Frame 1 (no input): blank canvas, image omitted
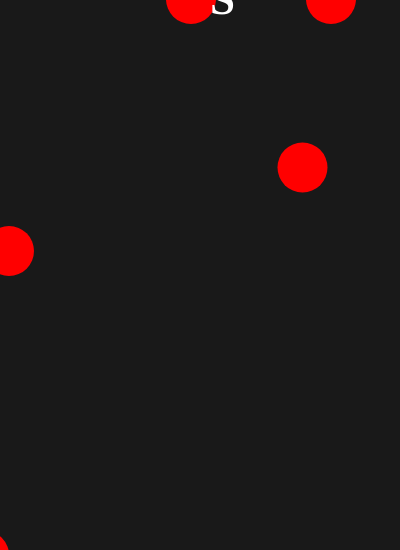
Frame 60 (no input)
Frame 120 (the mouse pressed at the canvas centre since frame 60): identical to frame 60, image omitted

The p5.js sketch that drew this single still picture (run headless with seeded random() and noise() and a simulated clock; from frame 60 on, the mouse is pressed at the canvas centre):

// p5.js sketch
// ── sketch.js
let arBoles = [];
let arBoles2 = [];
let arBoles3 = [];
let arBoles4 = [];
let arBoles5 = [];
let arBoles6 = [];
let arBoles7 = [];
let arBoles8 = [];
let arBoles9 = [];
let arArrayBoles = [];
let arText = [];
let iTimer3;
let iTimer4;
let iTimer6;
let iTimer7;
let iTimeAnimLl;
let bC;
let tC;

function setup() {
  createCanvas(400, 550);
  this.iTimer3 = 0;
  this.iTimer4 = 0;
  this.iTimer6 = 0;
  this.iTimer7 = 0;
  this.iTimeAnimLl = 0;
  this.bC = color(255, 0, 0);
  this.tC = color(255,255,255)
  arArrayBoles.push(arBoles);
  arArrayBoles.push(arBoles2);
  arArrayBoles.push(arBoles3);
  arArrayBoles.push(arBoles4);
  arArrayBoles.push(arBoles5);
  arArrayBoles.push(arBoles6);
  arArrayBoles.push(arBoles7);
  arArrayBoles.push(arBoles8);
  arArrayBoles.push(arBoles9);
  
}

function draw() {
  let bc = color(0, 0, 0, 25);
  let value = alpha(bc);
  fill(value);
  background(value);
  
  this.Primer_Rengla();
  this.Segon_Rengla();
  this.Tercer_Rengla();
  this.Quart_Rengla();
  this.Cinquena_Rengla();
  this.Sexta_Rengla();
  this.Septima_Rengla();
  this.Vuitena_Rengla();
  this.Novena_Rengla();
  
  if(arText.length == 0){  
    this.Crear_Paraula();
  }else{
    this.Moure_Lletres();
  }
}

function mousePressed() {
  this.Reset_Animation();
}

function deviceShaken() {
  this.Reset_Animation()
}

function Crear_Paraula(){
  this.iTimeAnimLl = 0;
  append(arText, new LLetre("S", 210, 540, 45, this.tC, 'Georgia', 0));
  append(arText, new LLetre("E", 170, 485, 45, this.tC, 'Georgia', 20));
  append(arText, new LLetre("C", 210, 430, 45, this.tC, 'Georgia', 40));
  append(arText, new LLetre("N", 170, 375, 45, this.tC, 'Georgia', 60));
  append(arText, new LLetre("A", 210, 320, 45, this.tC, 'Georgia', 80));
  append(arText, new LLetre("N", 170, 265, 45, this.tC, 'Georgia', 100));
  append(arText, new LLetre("O", 210, 210, 45, this.tC, 'Georgia', 120));
  append(arText, new LLetre("S", 170, 155, 45, this.tC, 'Georgia', 140));
  append(arText, new LLetre("É", 210, 100, 45, this.tC, 'Georgia', 160));
  append(arText, new LLetre("R", 170, 45, 45, this.tC, 'Georgia', 180));
}

function Moure_Lletres(){
  this.iTimeAnimLl += 1;
  for(i = 0; i < arText.length; i++){
    if(this.iTimeAnimLl >= arText[i].tComAnim){
      if(arText[i].iCont >= 500){
        arText[i].move(0,1);
      }else if(arText[i].y >= arText[i].yF){
        arText[i].iCont += 1;
        arText[i].pintar_Lletre();
      }else{
        arText[i].move(0,1);
      }
    }
    if(arText[i].y == 600){
      arText.splice(i, 1);
    }
  }
}

function Reset_Animation(){
  for (var i = 0; i < arArrayBoles.length; i++){
     arArrayBoles[i].splice(0, arArrayBoles[i].length); 
  }
  arText.splice(0, arText.length);
}

function Novena_Rengla(){
  if (arBoles9.length == 0 || arBoles9[arBoles9.length -1].y >= 280){
    append(arBoles9, new Bola(690,60, 50,this.bC));
    this.iTimer7 = 0;
  } else {
    this.iTimer7 += 1;
    for (var i = 0; i < arBoles9.length; i++) {
      arBoles9[i].move(-1,1);
      if(arBoles9[i].x <= -50 || arBoles9[i].y >= 610){
        arBoles9.splice(i, 1);
      }
    }
  }
}

function Vuitena_Rengla(){
  if(arBoles8.length == 0 || arBoles8[arBoles8.length -1].x >= 250){
    append(arBoles8, new Bola(-20,700, 50,this.bC));
  }else{
   for (var i = 0; i < arBoles8.length; i++){
     arBoles8[i].move(1, -1);     
     if(arBoles8[i].x >= 455 || arBoles8[i].y <= -50){
       arBoles8.splice(i, 1);
     }
   }
  }
}

function Septima_Rengla(){
  if (arBoles7.length == 0 || this.iTimer7 >= 350){
    append(arBoles7, new Bola(590,20, 50,this.bC));
    this.iTimer7 = 0;
  } else {
    this.iTimer7 += 1;
    for (var i = 0; i < arBoles7.length; i++) {
      arBoles7[i].move(-1,1);
      if(arBoles7[i].x <= -50 || arBoles7[i].y >= 610){
        arBoles7.splice(i, 1);
      }
    }
  }
}

function Sexta_Rengla(){
  if(arBoles6.length == 0 || this.iTimer6 >= 175){
    append(arBoles6, new Bola(-60,600, 50,this.bC));
    this.iTimer6 = 0;
  }else{
    this.iTimer6 += 1;
   for (var i = 0; i < arBoles6.length; i++){
     arBoles6[i].move(0.75, -0.75);     
     if(arBoles6[i].x >= 455 || arBoles6[i].y <= -55){
       arBoles6.splice(i, 1);
     }
   }
  }
}

function Cinquena_Rengla(){
  if (arBoles5.length == 0 || arBoles5[arBoles5.length - 1].x <= 50){
    append(arBoles5, new Bola(450,20, 50,this.bC));
  } else {
    for (var i = 0; i < arBoles5.length; i++) {
      arBoles5[i].move(-2.5,2.5);
      if(arBoles5[i].x <= -50 || arBoles5[i].y >= 610){
        arBoles5.splice(i, 1);
      }
    }
  }
}

function Quart_Rengla(){
  if(arBoles4.length == 0 || this.iTimer4 >= 255){
    append(arBoles4, new Bola(-60,460, 50,this.bC));
    this.iTimer4 = 0;
  }else{
    this.iTimer4 += 1;
   for (var i = 0; i < arBoles4.length; i++){
     arBoles4[i].move(0.5, -0.5);     
     if(arBoles4[i].x >= 455 || arBoles4[i].y <= -55){
       arBoles4.splice(i, 1);
     }
   }
  }
}

function Tercer_Rengla(){
  if(arBoles3.length == 0 || this.iTimer3 >= 200){
    append(arBoles3, new Bola(390,-60, 50,this.bC));
    this.iTimer3 = 0;
  }else{
    this.iTimer3 += 1;
   for (var i = 0; i < arBoles3.length; i++){
     arBoles3[i].move(-1, 1);     
     if (arBoles3[i].x <= -55 || arBoles3[i].y >= 610){
       arBoles3.splice(i, 1);
     }
   }
  }
}

function Segon_Rengla(){
  if (arBoles2.length == 0 ||arBoles2[arBoles2.length -1].y <= 50){
    append(arBoles2, new Bola(-50,310,50,this.bC));
  }else {
    for (var i = 0; i < arBoles2.length; i++) {
      arBoles2[i].move(1,-1);
      if(arBoles2[i].x >= 400 || arBoles2[i].y <= -50){
        arBoles2.splice(i, 1);
      }
    }
  }
}

function Primer_Rengla(){
  if (arBoles.length == 0 || arBoles[arBoles.length - 1].x <= 50){
    append(arBoles, new Bola(250,-60, 50,this.bC));
  } else {
    for (var i = 0; i < arBoles.length; i++) {
      arBoles[i].move(-1,1);
      if(arBoles[i].x <= -50 || arBoles[i].y >= 610){
        arBoles.splice(i, 1);
      }
    }
  }
}
// ── Bola.js
class Bola {
  constructor(x, y, radi, color) {
    this.x = x;
    this.y = y;
    this.radi = radi;
    this.color = color;
  }
  
  move(x, y){
    this.x += x;
    this.y += y;
    this.pintar_Bola();
  }
  
  pintar_Bola(){
    fill(this.color);
    noStroke();
    circle(this.x, this.y, this.radi); 
  }
}
// ── LLetre.js
class LLetre {
  constructor(lletre, x, y, size, color, font, tComAnim) {
    this.lletre = lletre;
    this.x = x;
    this.yF = y;
    this.y = -45;
    this.size = size;
    this.color = color;
    this.font = font;
    this.iCont = 0;
    this.tComAnim = tComAnim;
  }
  
  move(x, y){
    this.x += x;
    this.y += y;
    this.pintar_Lletre();
  }
  
  pintar_Lletre(){
    textStyle(BOLD);
    fill(this.color);
    textSize(this.size);
    textFont(this.font);
    text(this.lletre, this.x, this.y);
  }
}
